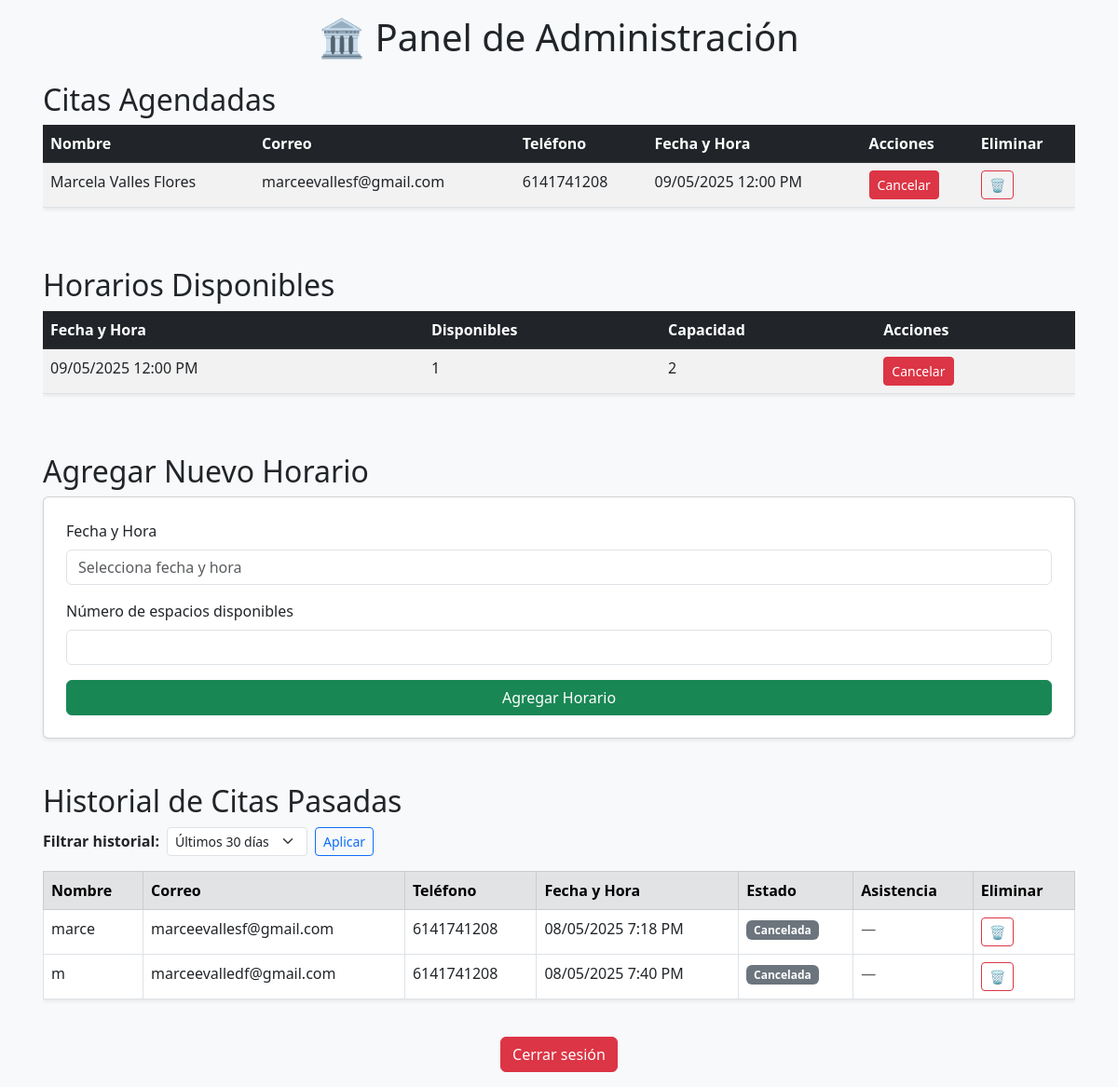
/dashboard (signed in), run on the app's committed database.
### tables this page shows
CREATE TABLE citas (
    id INTEGER PRIMARY KEY AUTOINCREMENT,
    nombre TEXT NOT NULL,
    correo TEXT NOT NULL,
    telefono TEXT NOT NULL,
    fecha_hora TEXT NOT NULL,
    estado TEXT DEFAULT 'activa',
    token_cancelacion TEXT
, asistio TEXT DEFAULT NULL);

CREATE TABLE horarios (
    id INTEGER PRIMARY KEY AUTOINCREMENT,
    fecha_hora TEXT NOT NULL,
    disponibles INTEGER NOT NULL
);

### app.py (the view)
@app.route('/dashboard')
def dashboard():
    if 'usuario' not in session:
        flash('⚠️ Debes iniciar sesión primero.', 'warning')
        return redirect(url_for('login'))
    conexion = sqlite3.connect('base_de_datos.db')
    cursor = conexion.cursor()
    from datetime import datetime, timedelta
    cursor.execute('SELECT id, nombre, correo, telefono, fecha_hora, estado, asistio FROM citas')
    citas_crudas = cursor.fetchall()
    citas_futuras = []
    citas_pasadas = []
    ahora = datetime.now()
    rango = request.args.get('rango', default='30')
    if rango == '7':
        inicio_rango = ahora - timedelta(days=7)
    elif rango == '30':
        inicio_rango = ahora - timedelta(days=30)
    elif rango == 'mes':
        inicio_rango = ahora.replace(day=1)
    elif rango == 'todo':
        inicio_rango = datetime.min
    else:
        inicio_rango = ahora - timedelta(days=30)  # Valor por defecto
    for cita in citas_crudas:
        id, nombre, correo, telefono, fecha_hora, estado, asistio = cita
        try:
            fecha_objeto = datetime.strptime(fecha_hora, "%d/%m/%Y %I:%M %p")
        except ValueError:
            fecha_objeto = datetime.strptime(fecha_hora, "%Y-%m-%d %H:%M")
        tupla_completa = (id, nombre, correo, telefono, fecha_hora, estado, asistio)
        if fecha_objeto >= ahora:
            citas_futuras.append(tupla_completa)
        elif fecha_objeto >= inicio_rango:
            citas_pasadas.append(tupla_completa)
    cursor.execute('''
        SELECT id, fecha_hora, disponibles,
        (disponibles + (SELECT COUNT(*) FROM citas WHERE horarios.fecha_hora = citas.fecha_hora AND estado = "activa")) AS capacidad
        FROM horarios
    ''')
    horarios_crudos = cursor.fetchall()
    horarios = []
    for id, fecha_hora, disponibles, capacidad in horarios_crudos:
        try:
            fecha_objeto = datetime.strptime(fecha_hora, "%d/%m/%Y %I:%M %p")
        except ValueError:
            fecha_objeto = datetime.strptime(fecha_hora, "%Y-%m-%d %H:%M")
        fecha_formateada = fecha_objeto.strftime("%d/%m/%Y %I:%M %p")
        horarios.append((id, fecha_formateada, disponibles, capacidad))
    conexion.close()
    return render_template('dashboard.html', citas=citas_futuras, historial=citas_pasadas, horarios=horarios, rango=rango)

### templates/dashboard.html (shortened to what this page needs)
<!DOCTYPE html>
<html lang="es">
<head>
    <link href="https://cdn.jsdelivr.net/npm/bootstrap@5.3.0/dist/css/bootstrap.min.css" rel="stylesheet">
    <link rel="stylesheet" href="https://cdn.jsdelivr.net/npm/flatpickr/dist/flatpickr.min.css">
</head>
<body class="bg-light">
<div class="container p-3">
    <h1 class="text-center mb-4">🏛️ Panel de Administración</h1>
    <h2 class="mt-4">Citas Agendadas</h2>
    <div class="table-responsive">
        <table class="table table-striped table-hover shadow-sm">
            <thead class="table-dark">
                <tr>
                    <th>Nombre</th>
                    <th>Correo</th>
                    <th>Teléfono</th>
                    <th>Fecha y Hora</th>
                    <th>Acciones</th>
                    <th>Eliminar</th>
                </tr>
            </thead>
            <tbody>
                {% for cita in citas %}
                <tr>
                    <td>{{ cita[1] }}</td>
                    <td>{{ cita[2] }}</td>
                    <td>{{ cita[3] }}</td>
                    <td>{{ cita[4] }}</td>
                    <td>
                        {% if cita[5] == 'activa' %}
                        <a href="{{ url_for('cancelar_cita', id_cita=cita[0]) }}" class="btn btn-danger btn-sm">Cancelar</a>
                        {% else %}
                        <span class="badge bg-secondary">Cancelada</span>
                        {% endif %}
                    </td>
                    <td>
                        <a href="{{ url_for('eliminar_cita', id_cita=cita[0]) }}" class="btn btn-outline-danger btn-sm">🗑️</a>
                    </td>
                </tr>
                {% endfor %}
            </tbody>
        </table>
    </div>
    <h2 class="mt-5">Horarios Disponibles</h2>
    <div class="table-responsive">
        <table class="table table-striped table-hover shadow-sm">
            <thead class="table-dark">
                <tr>
                    <th>Fecha y Hora</th>
                    <th>Disponibles</th>
                    <th>Capacidad</th>
                    <th>Acciones</th>
                </tr>
            </thead>
            <tbody>
                {% for horario in horarios %}
                <tr>
                    <td>{{ horario[1] }}</td>
                    <td>{{ horario[2] }}</td>
                    <td>{{ horario[3] }}</td>
                    <td>
                        <a href="{{ url_for('eliminar_horario', id_horario=horario[0]) }}" class="btn btn-danger btn-sm text-white">Cancelar</a>
                    </td>
                </tr>
                {% endfor %}
            </tbody>
        </table>
    </div>
    <h2 class="mt-5">Agregar Nuevo Horario</h2>
    <form method="POST" action="{{ url_for('agregar_horario') }}" class="card p-4 shadow-sm">
        <div class="mb-3">
            <label for="fecha_hora" class="form-label">Fecha y Hora</label>
            <input type="text" class="form-control" id="fecha_hora" name="fecha_hora" placeholder="Selecciona fecha y hora" required>
        </div>
        <div class="mb-3">
            <label for="disponibles" class="form-label">Número de espacios disponibles</label>
            <input type="number" class="form-control" id="disponibles" name="disponibles" min="1" max="20" required>
        </div>
        <div class="text-center">
            <button type="submit" class="btn btn-success w-100">Agregar Horario</button>
        </div>
    </form>
    <h2 class="mt-5">Historial de Citas Pasadas</h2>
    <form method="get" class="row g-2 align-items-center mb-3">
      <div class="col-auto">
        <label for="rango" class="form-label fw-bold mb-0">Filtrar historial:</label>
      </div>
      <div class="col-auto">
        <select name="rango" id="rango" class="form-select form-select-sm">
          <option value="30" {% if rango == '30' %}selected{% endif %}>Últimos 30 días</option>
        </select>
      </div>
      <div class="col-auto">
        <button type="submit" class="btn btn-outline-primary btn-sm">Aplicar</button>
      </div>
    </form>
    <div class="table-responsive">
        <table class="table table-bordered table-hover shadow-sm">
            <thead class="table-secondary">
                <tr>
                    <th>Nombre</th>
                    <th>Correo</th>
                    <th>Teléfono</th>
                    <th>Fecha y Hora</th>
                    <th>Estado</th>
                    <th>Asistencia</th>
                    <th>Eliminar</th>
                </tr>
            </thead>
            <tbody>
                {% for cita in historial %}
                <tr>
                    <td>{{ cita[1] }}</td>
                    <td>{{ cita[2] }}</td>
                    <td>{{ cita[3] }}</td>
                    <td>{{ cita[4] }}</td>
                    <td>
                        {% if cita[5] == 'activa' %}
                            <span class="badge bg-primary">Finalizada</span>
                        {% else %}
                            <span class="badge bg-secondary">Cancelada</span>
                        {% endif %}
                    </td>
                    <td>
                        {% if cita[5] == 'cancelada' %}
                            <span class="text-muted">—</span>
                        {% endif %}
                    </td>
                    <td>
                        <a href="{{ url_for('eliminar_cita', id_cita=cita[0]) }}" class="btn btn-outline-danger btn-sm">🗑️</a>
                    </td>
                </tr>
                {% endfor %}
            </tbody>
        </table>
    </div>
    <div class="text-center mt-4">
        <a href="{{ url_for('logout') }}" class="btn btn-danger">Cerrar sesión</a>
    </div>
</div>
</body>
</html>

### data on the page
citas: nombre "Marcela Valles Flores", correo "marceevallesf@gmail.com", telefono "6141741208", fecha_hora "09/05/2025 12:00 PM"
horarios: fecha_hora "09/05/2025 12:00 PM", disponibles "1", horario "2"
citas: nombre "marce", correo "marceevallesf@gmail.com", telefono "6141741208", fecha_hora "08/05/2025 7:18 PM", estado "Cancelada"
citas: nombre "m", correo "marceevalledf@gmail.com", telefono "6141741208", fecha_hora "08/05/2025 7:40 PM", estado "Cancelada"
